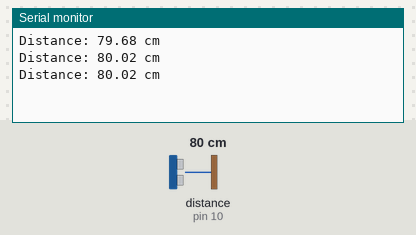
The sketch below on a simulated Arduino Uno, built with avr-gcc and run on an emulated ATmega328P. On the bench: the last lines printed to the serial monitor. Wiring (inferred from the names in the program): ultrasonic range finder: trigger pin 9; echo pin 10. Inputs (shaded band) come from the test bench; at power-on: distance to the obstacle (sensor on pin 10) 80 cm. The echo pulse lasts 58.3 µs per cm.

Above: at 1.3 s.
1.4 s: distance to the obstacle (sensor on pin 10) set to 2 cm
At 1.9 s:
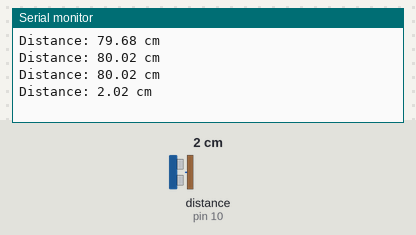
2.9 s: distance to the obstacle (sensor on pin 10) set to 4 cm
At 3.4 s:
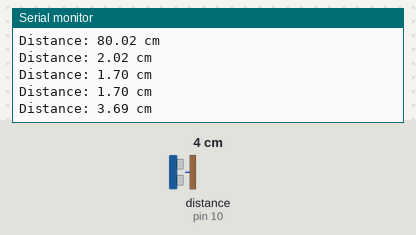
Timing chart, 0 to 5.9 s (numbered marks = the images above; inputs shaded):
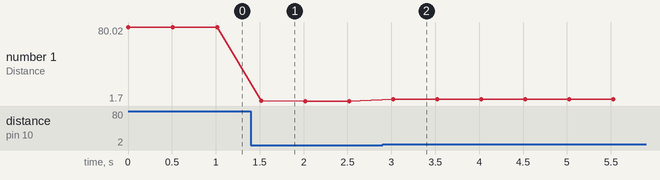

The sketch:

ultrasonic_sensor.ino
```cpp
const int trig = 9;
const int echo = 10;
const float speedOfSound = 343.0; // meters per second

void setup() {
    pinMode(trig, OUTPUT);
    pinMode(echo, INPUT);
    Serial.begin(9600);
}

void loop() {
    long duration, distance;
    digitalWrite(trig, LOW);
    delayMicroseconds(5);
    digitalWrite(trig, HIGH);
    delayMicroseconds(10); // it takes 10 μs to generate ultrasonic wave
    digitalWrite(trig, LOW);

    // Measure the duration of the pulse on the echo pin in microseconds
    duration = pulseIn(echo, HIGH);

    // Convert duration from microseconds to seconds
    float durationSeconds = duration / 1000000.0;

    // Calculate distance in meters
    float distanceMeters = (durationSeconds * speedOfSound) / 2;

    // Convert distance from meters to centimeters
    float distanceCentimeters = distanceMeters * 100;

    Serial.print("Distance: ");
    Serial.print(distanceCentimeters);
    Serial.println(" cm");

    // Wait for a short time before taking the next measurement
    delay(500);


/*
    NOTE:
    we can simply do:
    distanceCentimeters = duration * speedOfSound / (2*10000);
*/
}
```

Measured:
- after the input at 1.4 s, the serial monitor: prints a new line after 0.12 s (image 1)
- after the input at 2.9 s, the serial monitor: prints a new line after 0.12 s (image 2)
- plotted number 1: 80.02 → 1.7 after the input at 1.4 s, 1.7 → 3.69 after the input at 2.9 s
